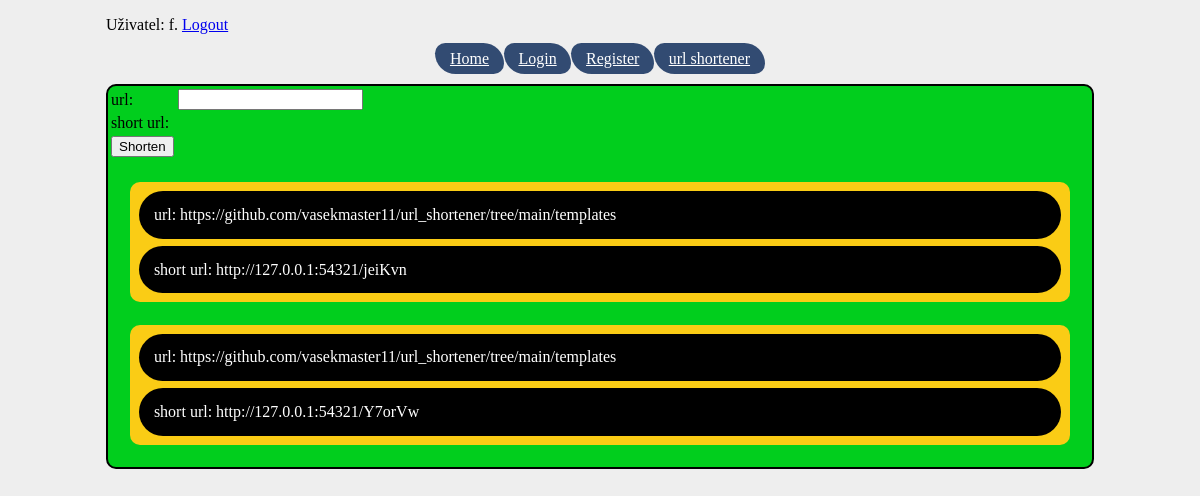
The page /url_short (signed in) on the database as committed earlier.
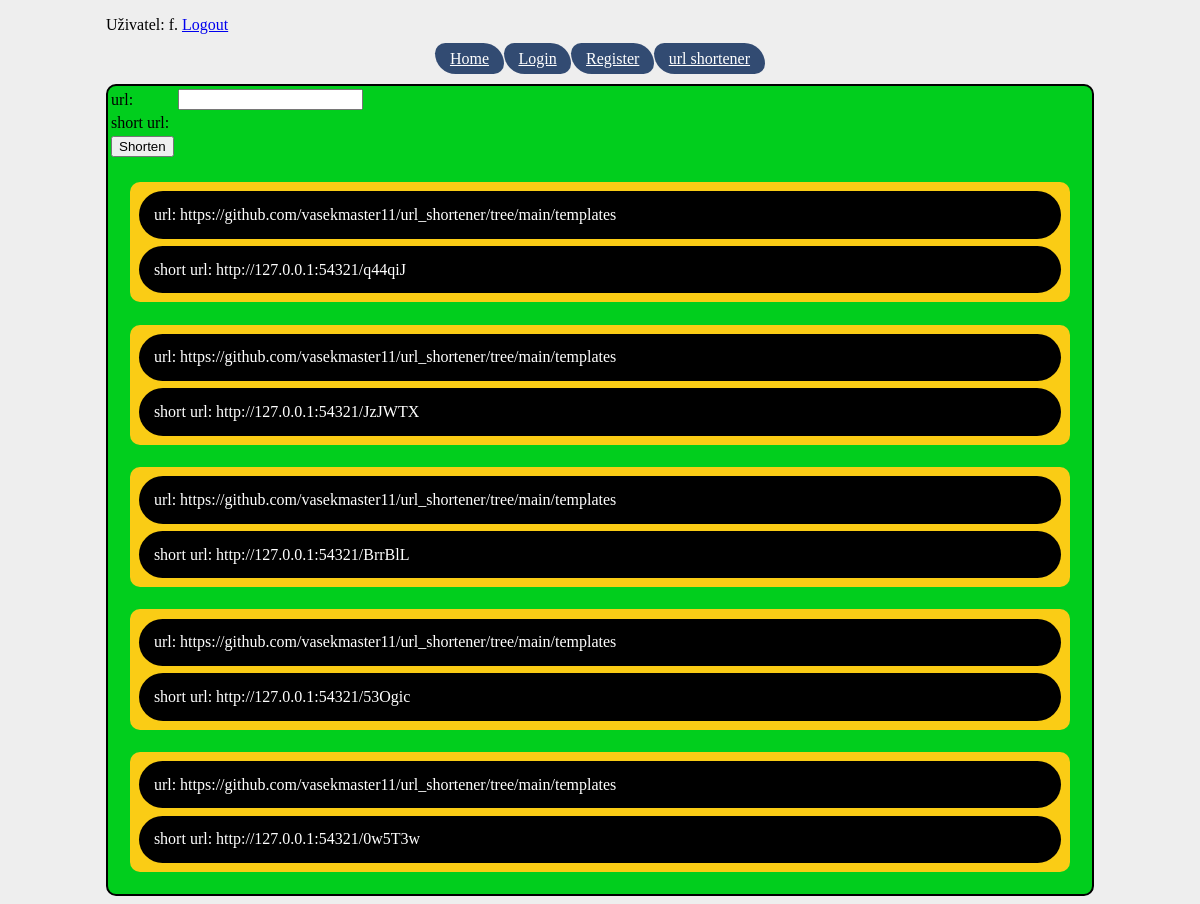
The same page on the database as committed later.
### tables this page shows
CREATE TABLE "url" (
	"id"	INTEGER,
	"short_url"	TEXT NOT NULL UNIQUE,
	"long_url"	TEXT NOT NULL,
	"u_id"	INTEGER,
	PRIMARY KEY("id" AUTOINCREMENT)
);

### webface.py (the view)
@app.route('/url_short', methods=['GET'])
def url_short():
    if 'user' in session:
        with SQLite('data.sqlite') as cur:
            u_id = cur.execute('SELECT id FROM user WHERE username = ?',[session['user']]).fetchone()[0]
            response = cur.execute('SELECT long_url, short_url FROM url WHERE u_id = ?',[u_id]).fetchall()
        return render_template('url_short.html', response=response)
    else:
        return render_template('url_short.html')

### sqlitewrap.py (called while the page is built)
    def __enter__(self):
        self.conn = sqlite3.connect(self.file)
        self.conn.row_factory = sqlite3.Row
        return self.conn.cursor()

    def __exit__(self, type, value, traceback):
        self.conn.commit()
        self.conn.close()

### templates/url_short.html (shortened to what this page needs)
{% extends 'base.html' %}
{% block obsah %}
<form class="url_form" method="post">
  <table>
    <tr>
      <td>url:</td>
      <td><input type="text" name="url_long"></td>
    </tr>
      <td>short url:</td>
    <tr>
      <td><button>Shorten</button></td>
    </tr>
  </table>
{% for long_url, short_url in response|reverse %}
<div class="urls">
<p class="url">url: {{long_url}}</p>
<p class="url">short url: http://127.0.0.1:54321/{{short_url}}</p>
</div>
{% endfor %}
{% endblock obsah %}

### templates/base.html (shortened to what this page needs)
<!doctype html>
<html lang="cs">
<head>
  <link rel="stylesheet" href="{{ url_for('static', filename='styles.css') }}">
</head>
<body>
<p>
{% if 'user' in session %}
Uživatel: {{ session['user'] }}.
<a href="{{ url_for('logout') }}">Logout</a>
{% else %}
Nikdo není přihlášen.
{% endif %}
</p>
<nav>
  <p class="link"><a href="{{ url_for('base') }}">Home</a><a href="{{ url_for('login') }}">Login</a><a href="{{ url_for('register') }}">Register</a><a href="{{ url_for('url_short') }}">url shortener</a></p>
</nav>
{% block obsah %}{% endblock obsah %}
</body>
</html>

### static/styles.css (style rules this page uses)
body { background-color: #eeeeee; padding-left: 1em; padding-right: 1em; margin-left: 90px; margin-right: 90px; }
.link { text-align: center; }
.link a { background-color: #324b72; border-radius: 25px 50px 25px; padding: 1ex 2ex; color: white; }
.url { background-color: #000000; border-radius: 25px 25px; padding:2ex; margin: 1ex; color: white; }
.urls { background-color: #FACC15; border-radius: 10px; margin: 3ex; padding: 0.25ex; }
.url_form { background-color: rgb(1, 206, 29); border-style: solid; border-color: rgb(0, 0, 0); border-width: 2px; border-radius: 10px; }

Rows that differ between the two databases and show on the page:
removed url: long_url "https://github.com/vasekmaster11/url_shortener/tree/main/templates", short_url "jeiKvn"
removed url: long_url "https://github.com/vasekmaster11/url_shortener/tree/main/templates", short_url "Y7orVw"
added url: long_url "https://github.com/vasekmaster11/url_shortener/tree/main/templates", short_url "q44qiJ"
added url: long_url "https://github.com/vasekmaster11/url_shortener/tree/main/templates", short_url "JzJWTX"
added url: long_url "https://github.com/vasekmaster11/url_shortener/tree/main/templates", short_url "BrrBlL"
added url: long_url "https://github.com/vasekmaster11/url_shortener/tree/main/templates", short_url "53Ogic"
added url: long_url "https://github.com/vasekmaster11/url_shortener/tree/main/templates", short_url "0w5T3w"
